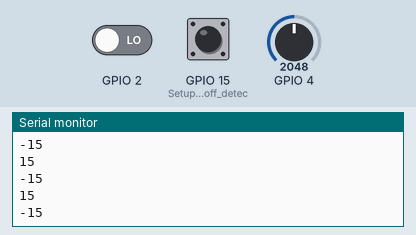
Recording of a sketch running on a simulated ESP32. Shown: the last lines printed to the serial monitor. The test bench sets the inputs (shaded band); at power-on: GPIO 2 LOW, GPIO 4 = 2048, GPIO 15 (Setup_for_leads_off_detec) LOW. WiFi joins after 1.5 s; servers stay silent unless stated.

Above: at 3.0 s.
3.1 s: GPIO 2 driven HIGH
At 3.11 s:
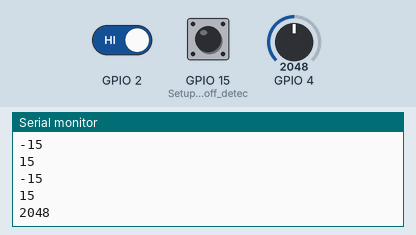
4.6 s: GPIO 4 set to 2866
At 4.61 s:
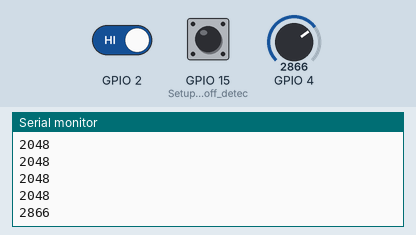
6.1 s: GPIO 4 set to 3603
At 6.11 s:
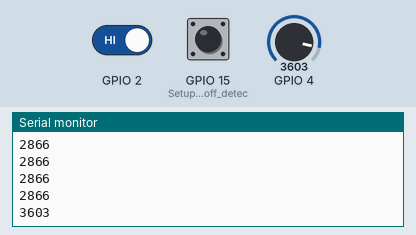
Timing chart, 0 to 9.1 s (numbered marks = the images above; inputs shaded):
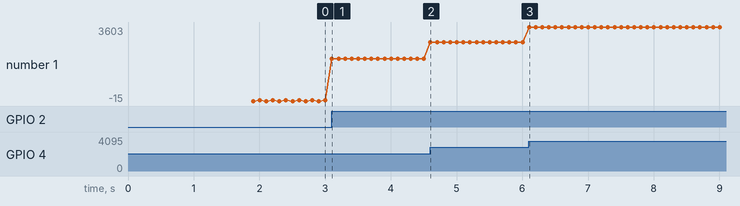

Measured:
- after the input at 3.1 s, the serial monitor: prints a new line at once (image 1)
- after the input at 4.6 s, the serial monitor: prints a new line at once (image 2)
- after the input at 6.1 s, the serial monitor: prints a new line at once (image 3)
- plotted number 1: 15 → 2048 after the input at 3.1 s, 2048 → 2866 after the input at 4.6 s, 2866 → 3603 after the input at 6.1 s

The sketch:

ESP32_WiFi.ino
```cpp
#define BLYNK_PRINT Serial

/* Fill in information from Blynk Device Info here */
#define BLYNK_TEMPLATE_ID "TMPLuFaui7-F"
#define BLYNK_TEMPLATE_NAME "Heart Monitoring"
#define BLYNK_AUTH_TOKEN "qRktuDVZK0Ugw2mfTuPWsARuAZRC0bWg"


#include <WiFi.h>
#include <WiFiClient.h>
#include <BlynkSimpleEsp32.h>

// Your WiFi credentials.
// Set password to "" for open networks.
char ssid[] = "CUET-Students-N";
char pass[] = "1020304050";


BlynkTimer timer;
int a = 0;
// This function sends Arduino's up time every second to Virtual Pin (5).
int val = 15;
int input(){
  //val=15;
  if((digitalRead(15)==1)||(digitalRead(2)==1)){
    Serial.println(analogRead(4));
  }
  else{
    val = val*-1;
    Serial.println(val);

  }

  return val;
}

void myTimerEvent()
{
  // You can send any value at any time.
  // Please don't send more that 10 values per second.
  Blynk.virtualWrite(V1, input());//delay(10);
}

void setup()
{
  // Debug console

  Serial.begin(9600);
// pinMode(15, INPUT); // Setup for leads off detection LO +
//pinMode(2, INPUT);
  Blynk.begin(BLYNK_AUTH_TOKEN, ssid, pass);
  timer.setInterval(100L, myTimerEvent);

}

void loop()
{
  Blynk.run();
  timer.run();

}
```
